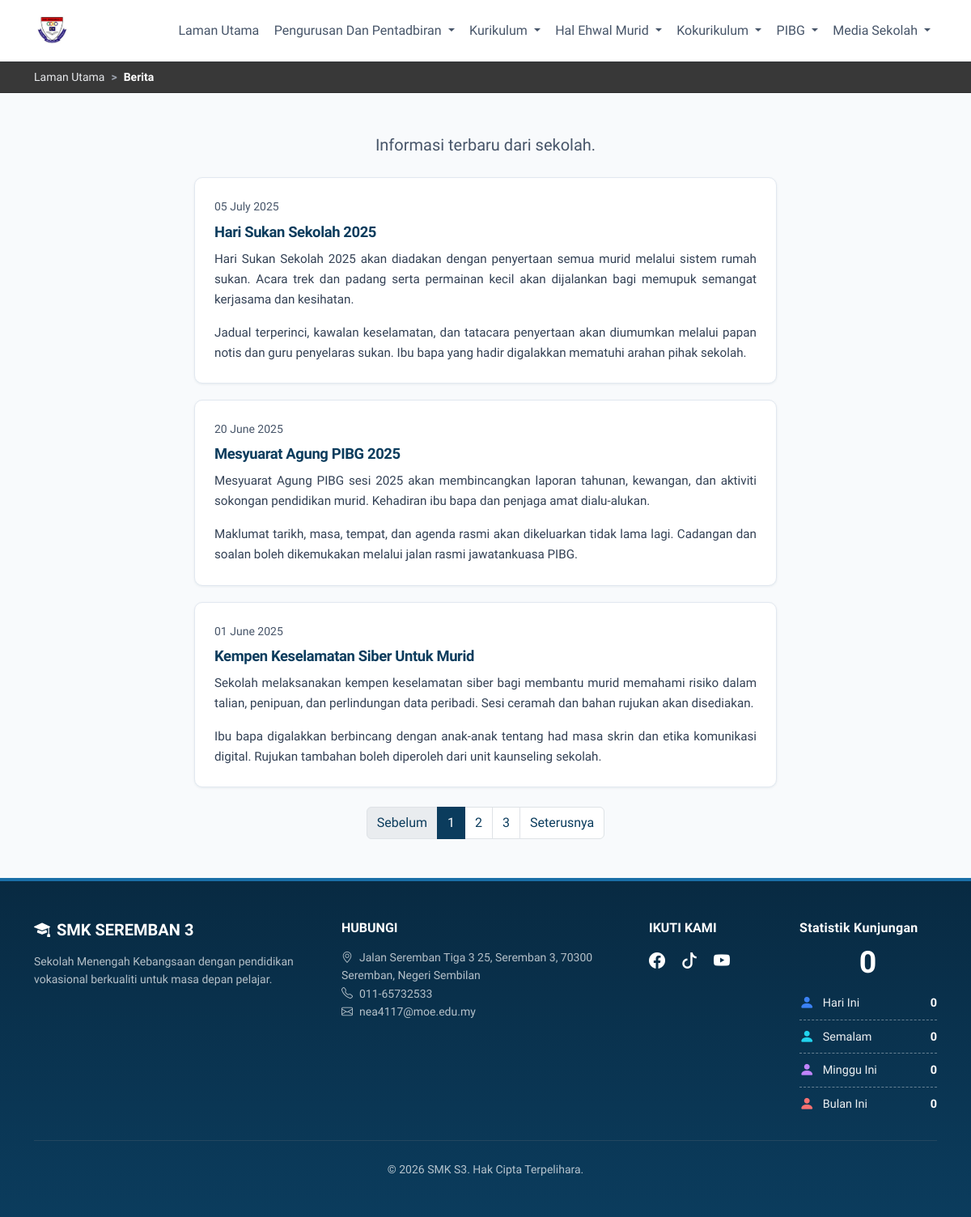
Page /news.php on the committed database.
### tables this page shows
CREATE TABLE IF NOT EXISTS news (
    id INT AUTO_INCREMENT PRIMARY KEY,
    title VARCHAR(255) NOT NULL,
    slug VARCHAR(255) NOT NULL UNIQUE,
    excerpt TEXT,
    content TEXT,
    image_url VARCHAR(500) DEFAULT NULL,
    published_at DATETIME DEFAULT NULL,
    created_at TIMESTAMP DEFAULT CURRENT_TIMESTAMP,
    updated_at TIMESTAMP DEFAULT CURRENT_TIMESTAMP ON UPDATE CURRENT_TIMESTAMP
);

### includes/functions.php (called while the page is built, shortened)
<?php
function smks3_news_body_html(?string $content, ?string $fallbackExcerpt = ''): string
{
    $content = trim((string) $content);
    if ($content !== '') {
        if (preg_match('/<[a-z][a-z0-9]*\b/i', $content)) {
            return $content;
        }
        return smks3_plain_text_to_paragraphs($content);
    }
    return '';
}
function smks3_fetch_published_news_paginated(int $page, int $perPage = 3): ?array
{
    $perPage = max(1, min(50, $perPage));
    $page = max(1, $page);
    try {
        $pdo = getConnection();
        $total = (int) $pdo->query('SELECT COUNT(*) FROM news WHERE published_at IS NOT NULL')->fetchColumn();
        $totalPages = max(1, (int) ceil($total / $perPage));
        $page = min($page, $totalPages);
        $offset = ($page - 1) * $perPage;
        $stmt = $pdo->prepare(
            'SELECT id, title, slug, excerpt, content, published_at FROM news WHERE published_at IS NOT NULL ORDER BY published_at DESC LIMIT :lim OFFSET :off'
        );
        $stmt->bindValue(':lim', $perPage, PDO::PARAM_INT);
        $stmt->bindValue(':off', $offset, PDO::PARAM_INT);
        $stmt->execute();
        $items = $stmt->fetchAll(PDO::FETCH_ASSOC);
        return [
            'items' => $items,
            'total' => $total,
            'total_pages' => $totalPages,
            'page' => $page,
            'per_page' => $perPage,
        ];
    } catch (Throwable $e) {
        return null;
    }
}
function smks3_news_article_url(array $n): string
{
    $slug = isset($n['slug']) ? trim((string) $n['slug']) : '';
    if ($slug !== '' && preg_match('/^[a-zA-Z0-9_-]+$/', $slug)) {
        return 'news.php?' . http_build_query(['slug' => $slug]);
    }
    return 'news.php';
}

### news.php (the view, shortened to what this page needs)
<?php
require_once __DIR__ . '/includes/functions.php';
$news_item = null;
$news_per_page = 3;
$news_page_items = [];
$pagination = ['page' => 1, 'per_page' => $news_per_page, 'total' => 0, 'total_pages' => 1];
if (!$news_item) {
    $listPage = isset($_GET['page']) && ctype_digit((string) $_GET['page']) ? max(1, (int) $_GET['page']) : 1;
    $paginated = smks3_fetch_published_news_paginated($listPage, $news_per_page);
    if ($paginated !== null && $paginated['total'] > 0) {
        $news_page_items = $paginated['items'];
        $pagination = $paginated;
    }
}
require_once __DIR__ . '/includes/header.php';
?>
<?php if ($news_item) : ?>
<section class="py-5">
    <div class="container">
        <article class="mx-auto" style="max-width: 720px;">
            <small class="text-muted"><?= date('d F Y', strtotime($news_item['published_at'])) ?></small>
            <h1 class="fw-bold mt-2 mb-4"><?= htmlspecialchars($news_item['title']) ?></h1>
            <div class="content news-article-content">
                <?= smks3_news_body_html($news_item['content'] ?? '', $news_item['excerpt'] ?? '') ?>
            </div>
            <a href="news.php" class="btn btn-outline-primary mt-4">← Kembali ke Berita</a>
        </article>
    </div>
</section>
<?php else : ?>
<section class="py-5 bg-light">
    <div class="container">
        <p class="text-muted lead mb-4 text-center">Informasi terbaru dari sekolah.</p>
        <?php $p = $pagination; ?>
        <div class="news-archive-feed">
            <?php foreach ($news_page_items as $n) : ?>
            <article class="news-archive-feed__post">
                <div class="card-body p-4">
                    <time class="text-muted small d-block mb-2" datetime="<?= date('Y-m-d', strtotime($n['published_at'])) ?>"><?= date('d F Y', strtotime($n['published_at'])) ?></time>
                    <h2 class="news-archive-feed__title mb-2 h5">
                        <a href="<?= htmlspecialchars(smks3_news_article_url($n), ENT_QUOTES, 'UTF-8') ?>" class="text-decoration-none"><?= htmlspecialchars($n['title']) ?></a>
                    </h2>
                    <div class="news-archive-feed__body news-article-content mb-0">
                        <?= smks3_news_body_html($n['content'] ?? '', $n['excerpt'] ?? '') ?>
                    </div>
                </div>
            </article>
            <?php endforeach; ?>
        </div>
        <?php if ($p['total_pages'] > 1) : ?>
        <nav class="mt-4 news-archive-pagination" aria-label="Penomboran halaman berita">
            <ul class="pagination justify-content-center flex-wrap mb-0">
                <li class="page-item<?= $p['page'] <= 1 ? ' disabled' : '' ?>">
                    <a class="page-link" href="<?= $p['page'] <= 1 ? '#' : 'news.php?' . http_build_query(['page' => $p['page'] - 1]) ?>"<?= $p['page'] <= 1 ? ' tabindex="-1" aria-disabled="true"' : '' ?>>Sebelum</a>
                </li>
                <?php for ($i = 1; $i <= $p['total_pages']; $i++) : ?>
                <li class="page-item<?= $i === $p['page'] ? ' active' : '' ?>">
                    <a class="page-link" href="news.php?<?= http_build_query(['page' => $i]) ?>"<?= $i === $p['page'] ? ' aria-current="page"' : '' ?>><?= $i ?></a>
                </li>
                <?php endfor; ?>
                <li class="page-item<?= $p['page'] >= $p['total_pages'] ? ' disabled' : '' ?>">
                    <a class="page-link" href="<?= $p['page'] >= $p['total_pages'] ? '#' : 'news.php?' . http_build_query(['page' => $p['page'] + 1]) ?>"<?= $p['page'] >= $p['total_pages'] ? ' tabindex="-1" aria-disabled="true"' : '' ?>>Seterusnya</a>
                </li>
            </ul>
        </nav>
        <?php endif; ?>
    </div>
</section>
<?php endif; ?>
<?php require_once __DIR__ . '/includes/footer.php'; ?>

### includes/header.php (style rules this page uses)
:root { --school-primary: #0B3C5D; --school-primary-light: #0d4a73; --school-primary-dark: #082a42; --school-accent: #1a6fa8; --nav-active-bg: #3a8cc4; --nav-active-bg-hover: #2f7aad; --school-bg-subtle: #f8fafc; --school-border: #e2e8f0; --bs-primary: #0B3C5D; --bs-primary-rgb: 11, 60, 93; --bs-body-font-family: 'Plus Jakarta Sans', -apple-system, BlinkMacSystemFont, sans-serif; }
body { font-family: var(--bs-body-font-family); color: #1e293b; line-height: 1.6; }
body.site-nav-fixed { padding-top: var(--site-navbar-height, 4.75rem); }
a:not(.nav-link):not(.navbar-brand):not(footer a) { color: var(--school-primary); }
.bg-light { background: var(--school-bg-subtle) !important; }
section { padding-top: 3.5rem; padding-bottom: 3.5rem; }
section h2 { font-size: 1.65rem; margin-bottom: 2rem; }
section h1, section h2 { font-weight: 700; color: var(--school-primary-dark); letter-spacing: -0.02em; }
section .lead { color: #475569 !important; }
.text-muted { color: #52606d !important; }
section .text-muted, .card-text.text-muted { color: #475569 !important; }
.card-body p, .card .card-text { color: #334155 !important; }
.news-article-content p { margin-bottom: 1rem; text-align: justify; text-justify: inter-word; }
.news-article-content p:last-child { margin-bottom: 0; }
section p, section li { color: #334155; }

### news.php (style rules this page uses)
.news-archive-feed { max-width: 720px; margin: 0 auto; }
.news-archive-feed__post { background: #fff; border-radius: 10px; box-shadow: 0 1px 3px rgba(11, 60, 93, 0.08); border: 1px solid var(--school-border, #e2e8f0); margin-bottom: 1.25rem; transition: box-shadow 0.2s ease; }
.news-archive-feed__post:last-child { margin-bottom: 0; }
.news-archive-feed__title { color: var(--school-primary-dark, #082a42); font-weight: 700; font-size: 1.15rem; line-height: 1.35; }
.news-archive-feed__body { color: #334155; font-size: 0.95rem; line-height: 1.65; }
.news-archive-pagination .page-item.active .page-link { color: #fff !important; background-color: var(--school-primary, #0B3C5D); border-color: var(--school-primary, #0B3C5D); }

### rows in the picture
news: published_at "05 July 2025", title "Hari Sukan Sekolah 2025", smks3_news_body_html($n['content'] ?? '', $n['excerpt'] ?? '') "Hari Sukan Sekolah 2025 akan diadakan dengan penyertaan semua murid melalui sistem rumah sukan. Acara trek dan padang serta permainan kecil akan dijalankan bagi memupuk semangat kerjasama dan kesihatan. Jadual terperinci, kawalan keselamatan, dan tatacara penyertaan akan diumumkan melalui papan notis dan guru penyelaras sukan. Ibu bapa yang hadir digalakkan mematuhi arahan pihak sekolah."
news: published_at "20 June 2025", title "Mesyuarat Agung PIBG 2025", smks3_news_body_html($n['content'] ?? '', $n['excerpt'] ?? '') "Mesyuarat Agung PIBG sesi 2025 akan membincangkan laporan tahunan, kewangan, dan aktiviti sokongan pendidikan murid. Kehadiran ibu bapa dan penjaga amat dialu-alukan. Maklumat tarikh, masa, tempat, dan agenda rasmi akan dikeluarkan tidak lama lagi. Cadangan dan soalan boleh dikemukakan melalui jalan rasmi jawatankuasa PIBG."
news: published_at "01 June 2025", title "Kempen Keselamatan Siber Untuk Murid", smks3_news_body_html($n['content'] ?? '', $n['excerpt'] ?? '') "Sekolah melaksanakan kempen keselamatan siber bagi membantu murid memahami risiko dalam talian, penipuan, dan perlindungan data peribadi. Sesi ceramah dan bahan rujukan akan disediakan. Ibu bapa digalakkan berbincang dengan anak-anak tentang had masa skrin dan etika komunikasi digital. Rujukan tambahan boleh diperoleh dari unit kaunseling sekolah."

### other values in the picture
$label "Laman Utama"
$label "Berita"
$smks3_visit_stats['total'] "0"
$smks3_visit_stats['today'] "0"
$smks3_visit_stats['yesterday'] "0"
$smks3_visit_stats['week'] "0"
$smks3_visit_stats['month'] "0"
